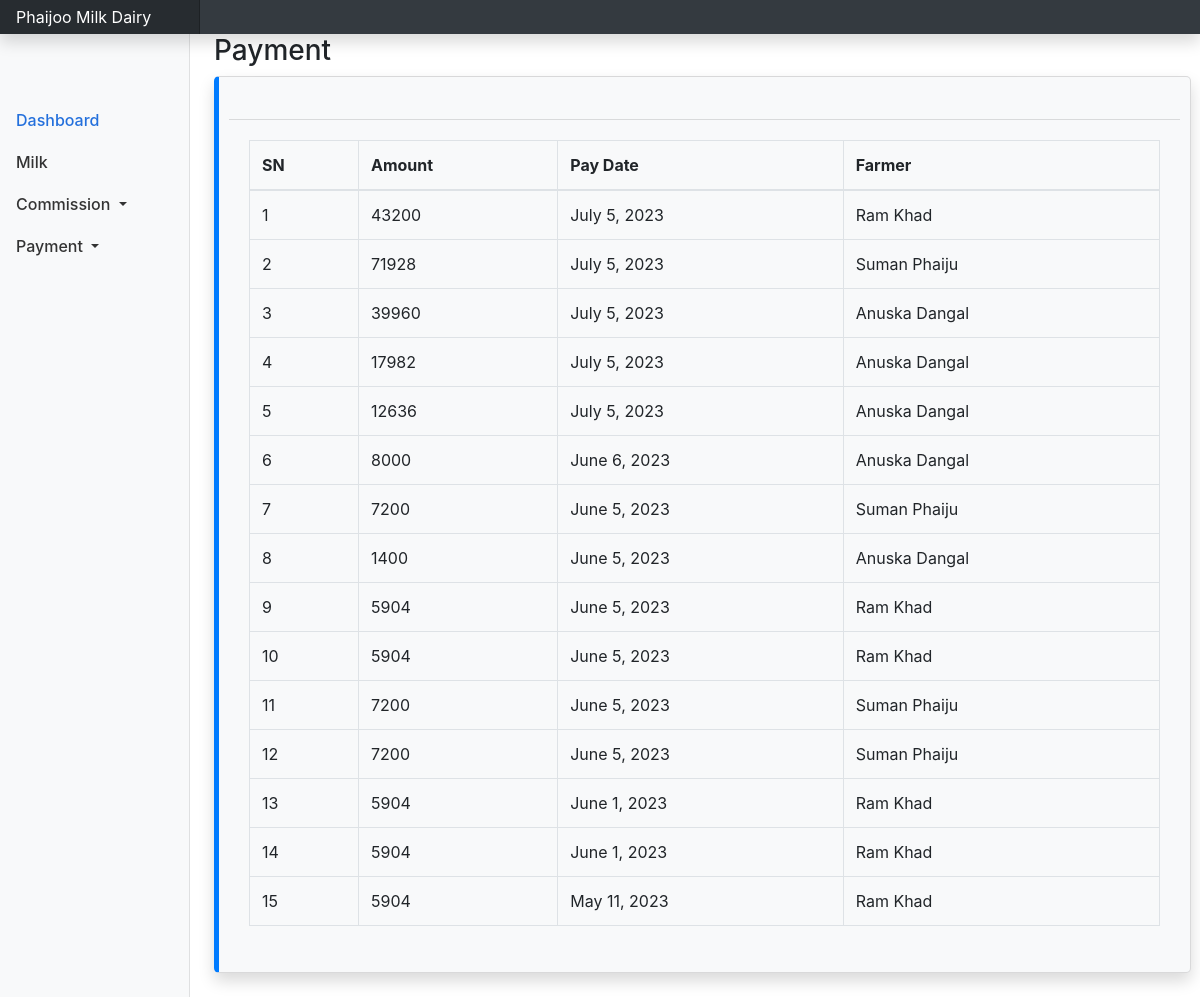
The app's page /employees/payment/due (signed in), older data.
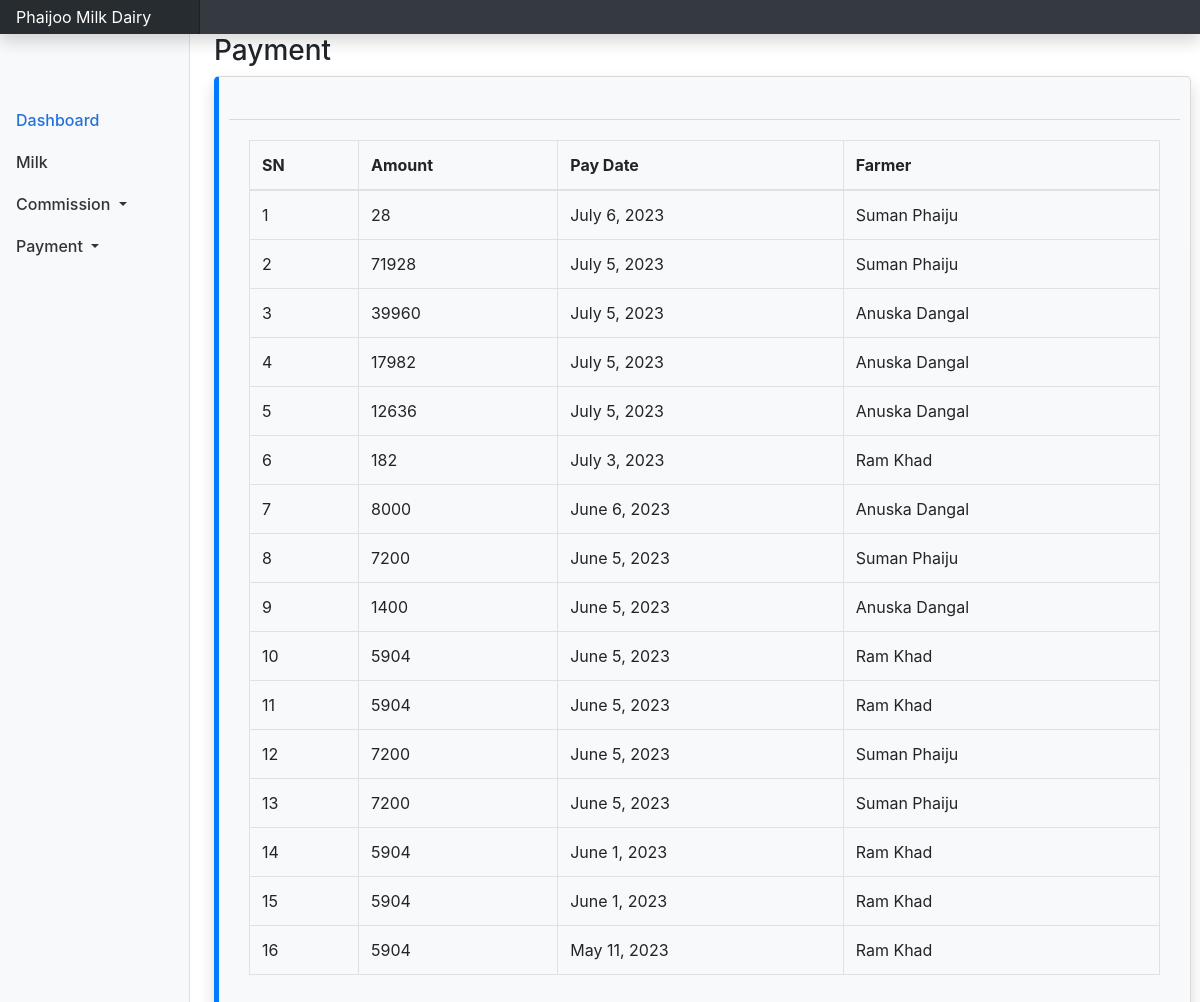
The same page, newer data.
### dashboard/models.py (models this page shows, shortened)
class Payment(models.Model):
    amt = models.PositiveIntegerField()
    payment_date = models.DateField()
    status = models.CharField(max_length=10, choices=[('unpaid', 'Unpaid'), ('paid', 'Paid')], default='unpaid')
    emp_id = models.ForeignKey(
        EmployeeProfile,
        on_delete=models.CASCADE,
        related_name="payment",
        blank=True,
        null=True,
    )
    admin_id = models.ForeignKey(
        User,
        on_delete=models.CASCADE,
        related_name="payment_admin",
        blank=True,
        null=True
    )
    farmer_id = models.ForeignKey(
        FarmerProfile,
        on_delete=models.CASCADE,
        related_name="payment_farmer",
        blank=True,
        null=True
    )
    class Meta:
        verbose_name = "Payment"
        verbose_name_plural = "Payments"
        ordering = ("id",)

### user/models.py (models this page shows)
class FarmerProfile(models.Model):
    user = models.OneToOneField(
        User, on_delete=models.CASCADE, related_name="farmer", null=True
    )
    farmer_name = models.CharField(max_length=50)
    farmer_pwd = models.CharField(max_length=50)
    farmer_email = models.CharField(max_length=50)
    farmer_address = models.CharField(max_length=100)
    farmer_contact = models.PositiveBigIntegerField()
    admin_id = models.ForeignKey(
        User, on_delete=models.CASCADE, related_name="admin_farmer", blank=False
    )
    is_active = models.BooleanField(default=True)
    class Meta:
        verbose_name = "Farmer"
        verbose_name_plural = "Farmers"
        ordering = ("id",)
    def __str__(self):
        return self.farmer_name

### employees/views.py (the view)
# urls.py: path("payment/due", views.paymentDue, name = "payment-due"),
@login_required(login_url="/dashboard/accounts/employeelogin")
def paymentDue(request):
    payments =  Payment.objects.filter(status='unpaid').order_by('-payment_date')
    return render( request, "employees/payment/due.html",{"payments": payments})

### employees/templates/employees/payment/due.html
{% extends 'employees/base.html' %}
{% block main %}
                <h1 class="h3 mb-2 text-gray-800">Payment</h1>
                <div class="card shadow mb-4">
                    <div class="card-header py-3">
                    </div>
                    <div class="card-body">
                        <div class="table-responsive">
                            <table class="table table-bordered" id="dataTable" width="100%" cellspacing="0">
                                <thead>
                                    <tr>
                                        <th>SN</th>
                                        <th>Amount</th>
                                        <th>Pay Date</th>
                                        <th>Farmer</th>
                                    </tr>
                                </thead>
                                <tbody>
                                    {% for payment in payments %}
                                    <tr>
                                        <td>{{ forloop.counter }}</td>
                                        <td>{{ payment.amt }}</td>
                                        <td>{{ payment.payment_date }}</td>
                                        <td>{{ payment.farmer_id }}</td>
                                    </tr>
                                    {% endfor %}
                                </tbody>
                            </table>
                        </div>
                    </div>
                </div>
{% endblock main %}

Row changes from the older to the newer data that the page shows:
no longer on this page (row edited): Payment: amt "43200", payment_date "July 5, 2023", farmer_id "Ram Khad"
added Payment: amt "28", payment_date "July 6, 2023", farmer_id "Suman Phaiju"
added Payment: amt "182", payment_date "July 3, 2023", farmer_id "Ram Khad"
